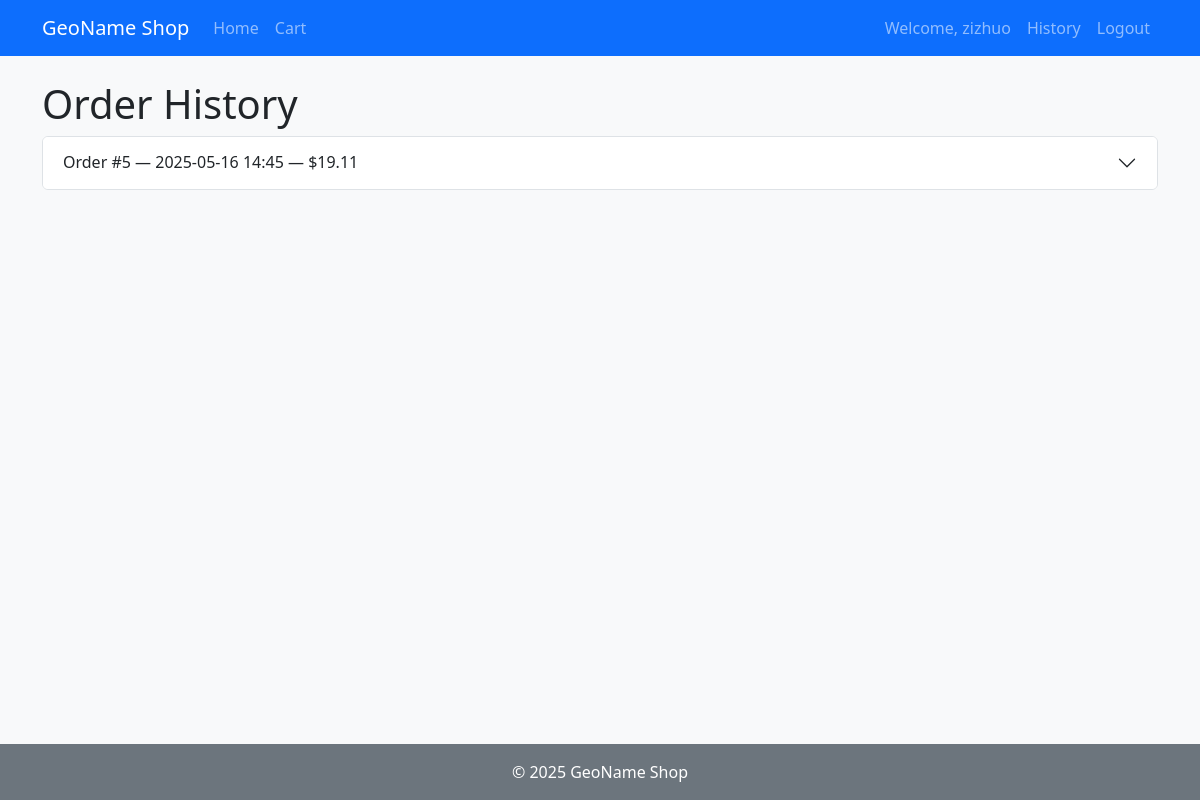
The page /orders/history/ (signed in) on the database its author committed.
### orders/models.py (models this page shows, shortened)
class Order(models.Model):
    user = models.ForeignKey(settings.AUTH_USER_MODEL,
                             on_delete=models.CASCADE,
                             null=True, blank=True)
    created = models.DateTimeField(auto_now_add=True)
    checked_out = models.BooleanField(default=False)
    @property
    def total_price(self):
        return sum(item.total_price for item in self.items.all())

class OrderItem(models.Model):
    order = models.ForeignKey(Order,
                              related_name='items',
                              on_delete=models.CASCADE)
    feature = models.ForeignKey(Feature, on_delete=models.PROTECT)
    quantity = models.PositiveIntegerField(default=1)
    price = models.DecimalField(max_digits=8, decimal_places=2)
    class Meta:
        unique_together = ('order', 'feature')
    @property
    def total_price(self):
        return self.price * self.quantity

### orders/views.py (the view)
# urls.py: path('history/', OrderHistoryView.as_view(), name='history'),
class OrderHistoryView(LoginRequiredMixin, ListView):
    model = Order
    template_name = 'orders/history.html'
    context_object_name = 'orders'
    paginate_by = 10
    def get_queryset(self):
        return Order.objects.filter(
            user=self.request.user,
            checked_out=True
        ).order_by('-created')

### features/templates/orders/history.html (shortened to what this page needs)
{% extends "base.html" %}
{% block content %}
  <h1>Order History</h1>
  {% if orders %}
    <div class="accordion" id="historyAccordion">
      {% for order in orders %}
        <div class="accordion-item">
          <h2 class="accordion-header" id="heading{{ order.id }}">
            <button class="accordion-button collapsed" type="button" data-bs-toggle="collapse" data-bs-target="#collapse{{ order.id }}">
              Order #{{ order.id }} — {{ order.created|date:"Y-m-d H:i" }} — ${{ order.total_price }}
            </button>
          </h2>
        </div>
      {% endfor %}
    </div>
  {% else %}
    <div class="alert alert-info">
      You have no past orders. <a href="{% url 'features:list' %}">Continue shopping</a>.
    </div>
  {% endif %}
{% endblock %}

### templates/base.html (shortened to what this page needs)
<!DOCTYPE html>
<html lang="en">
<head>
  <link
    href="https://cdn.jsdelivr.net/npm/bootstrap@5.3.0/dist/css/bootstrap.min.css"
    rel="stylesheet"
>
</head>
<body class="d-flex flex-column min-vh-100 bg-light">
  <header>
    <nav class="navbar navbar-expand-lg navbar-dark bg-primary">
      <div class="container">
        <a class="navbar-brand" href="{% url 'features:list' %}">GeoName Shop</a>
        <div class="collapse navbar-collapse" id="mainNav">
          <ul class="navbar-nav me-auto mb-2 mb-lg-0">
            <li class="nav-item"><a class="nav-link" href="{% url 'features:list' %}">Home</a></li>
            <li class="nav-item"><a class="nav-link" href="{% url 'orders:cart' %}">Cart</a></li>
          </ul>
          <ul class="navbar-nav mb-2 mb-lg-0">
            {% if user.is_authenticated %}
              <li class="nav-item"><span class="nav-link">Welcome, {{ user.username }}</span></li>
              <li class="nav-item"><a class="nav-link" href="{% url 'orders:history' %}">History</a></li>
              <li class="nav-item"><a class="nav-link" href="{% url 'logout' %}?next={% url 'features:list' %}">Logout</a></li>
            {% else %}
              <li class="nav-item"><a class="nav-link" href="{% url 'login' %}?next={% url 'features:list' %}">Login</a></li>
              <li class="nav-item"><a class="nav-link" href="{% url 'users:signup' %}">Sign Up</a></li>
            {% endif %}
          </ul>
        </div>
      </div>
    </nav>
  </header>
  <main class="container flex-fill py-4">
    {% block content %}{% endblock %}
  </main>
  <footer class="bg-secondary text-white text-center py-3 mt-auto">
    &copy; 2025 GeoName Shop
  </footer>
</body>
</html>

### rows shown on the page
Order: id "5", created "2025-05-16 14:45", total_price "19.11"

### other values the page prints
{{ user.username }} "zizhuo"
